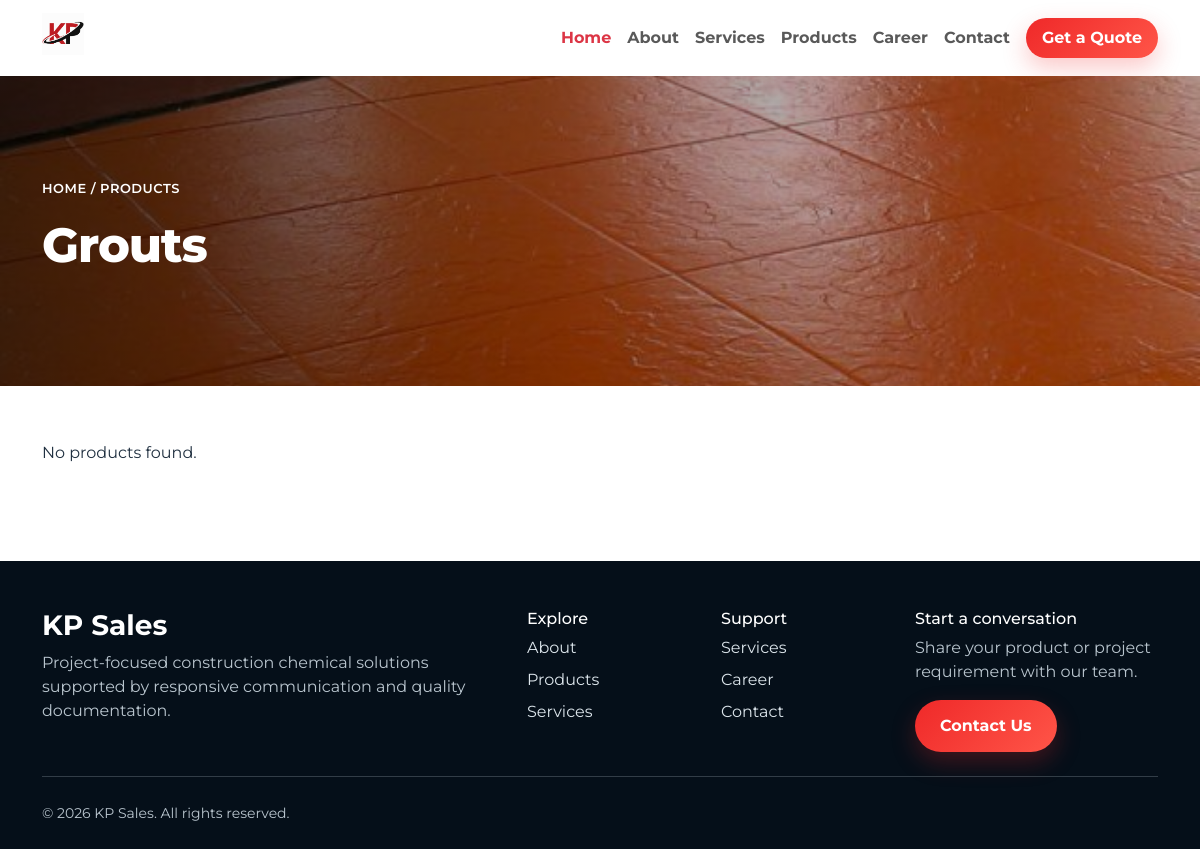
Page /product/grouts/ on the committed database.
### home/models.py (models this page shows, shortened)
class ProductCategory(models.Model):
    name = models.CharField(max_length=200)
    slug = models.SlugField(
        max_length=220,
        null=True,
        blank=True
    )
    image = models.ImageField(
        upload_to="products/",
        blank=True,
        null=True
    )
    description = models.TextField(
        blank=True ,null=True )
    created_at = models.DateTimeField(
        auto_now_add=True
    )
    class Meta:
        ordering = ["id"]

### home/views.py (the view)
# urls.py: path('product/<slug:slug>/', product, name='product'),
def product(request,slug):
    products=request.GET.get('product')
    if products:
        pro=Product.objects.filter(name__exact=products)
        pro_slug=ProductCategory.objects.get(slug=slug)
        return render(request,'admixtures.html',{"pro":pro,'pro_slug':pro_slug})
    pro_slug=ProductCategory.objects.get(slug=slug)
    pro=Product.objects.filter(is_active=True,category=pro_slug.slug)
    return render(request,'admixtures.html',{"pro":pro,'pro_slug':pro_slug})

### templates/admixtures.html (shortened to what this page needs)
{% extends 'base.html' %}
{% block content %}
{% load static %}
<section class="category-banner" style="background-image: url('{{ pro_slug.image.url }}');">
    <div class="container">
        <div class="banner-content">
            <div class="breadcrumb-text">
                HOME / PRODUCTS
            </div>
            <h1 class="category-title">
                {{pro_slug.name}}
            </h1>
        </div>
    </div>
</section>
<section class="products-section">
    <div class="container">
        <div class="row">
            <div class="col-lg-8">
                <div class="product-list">
                     {% if pro %}
                    {% for item in pro %}
                    <article class="product-card {% if item.featured %} featured {% endif %}">
                        <div>
                            <h2 class="product-name">
                                {{item.name}}
                            </h2>
                            <div class="product-subtitle">
                                {{item.subtitle}}
                            </div>
                            <div class="product-description">
                                <p>
                                   {{item.description|safe}}
                                </p>
                            </div>
                        </div>
                        <div class="product-actions">
                            <a
                                href="{{item.tds_file.url}}"
                                class="download-btn">
                                <span>
                                    Download TDS
                                </span>
                                <i class="bi bi-arrow-down"></i>
                            </a>
                            <a
                                href="{{item.msds_file.url}}"
                                class="download-btn">
                                <span>
                                    Download MSDS
                                </span>
                                <i class="bi bi-arrow-down"></i>
                            </a>
                        </div>
                    </article>
                    {% endfor %}
                    {% else %}
                        <p>No products found.</p>
                    {% endif %}
                </div>
            </div>
        </div>
    </div>
</section>
{% endblock %}

### static/assets/style.css (style rules this page uses)
:root { --navy: #071a2b; --navy2: #0d2940; --red: #e31b23; --gold: #f5b942; --light: #f5f8fb; --text: #203040 }
* { box-sizing: border-box }
html { scroll-behavior: smooth }
body { font-family: 'Montserrat', sans-serif; color: var(--text); overflow-x: hidden }

### templates/admixtures.html (style rules this page uses)
.category-banner { height: 310px; position: relative; background-size: cover; background-position: center; display: flex; align-items: center; }
.category-banner::before { content: ""; position: absolute; inset: 0; background: linear-gradient( 90deg, rgba(0,0,0,.70), rgba(0,0,0,.35), rgba(0,0,0,.20) ); }
.banner-content { position: relative; z-index: 2; color: #fff; }
.breadcrumb-text { font-size: 13px; font-weight: 600; margin-bottom: 18px; letter-spacing: .5px; }
.category-title { font-size: 48px; font-weight: 800; letter-spacing: -1px; }
.products-section { padding: 55px 0 80px; }
.product-list { padding-right: 15px; }

### rows in the picture
ProductCategory: image (picture), name "Grouts"
